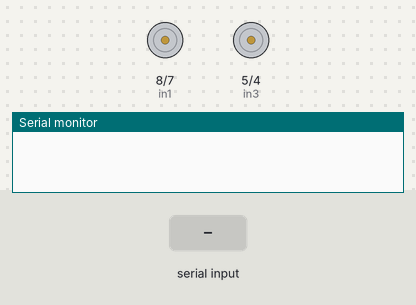
This sketch was run on a simulated Arduino Uno, built with avr-gcc and run on an emulated ATmega328P. On the bench: motor-driver pin pairs drawn as motors (green arrow = first pin HIGH = forward, orange = second pin HIGH = backward, longer = more drive, scaled by the enable pin), the last lines printed to the serial monitor. The test bench sets the inputs (shaded band).

Above: at 1.2 s.
1.3 s: "1" received over the second serial link
At 2.1 s:
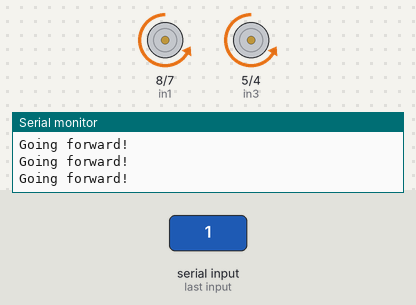
2.8 s: "2" received over the second serial link
At 3.2 s:
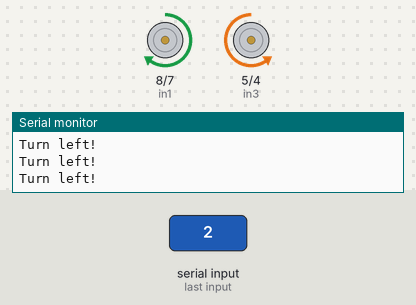
4.3 s: "3" received over the second serial link
At 5.4 s:
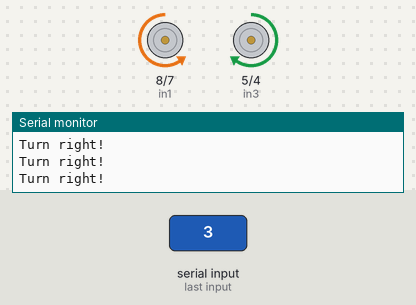
5.8 s: "4" received over the second serial link
At 6.3 s:
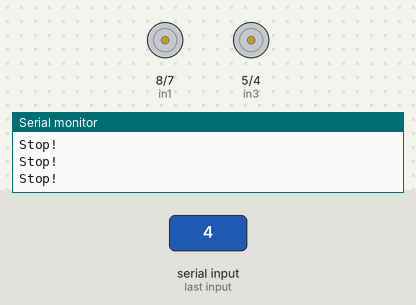
Timing chart, 0 to 8.3 s (numbered marks = the images above; inputs shaded):
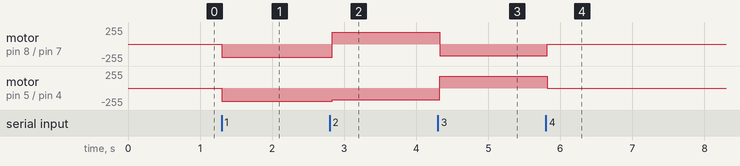

Measured:
- after the input at 1.3 s, motor on pin 8 (in1) / pin 7 (in2), motor on pin 5 (in3) / pin 4 (in4): stopped → backward 200/255 at once
- after the input at 2.8 s, motor on pin 8 (in1) / pin 7 (in2): backward 200/255 → forward 175/255 at once; motor on pin 5 (in3) / pin 4 (in4): backward 200/255 → backward 175/255 at once
- after the input at 4.3 s, motor on pin 8 (in1) / pin 7 (in2): forward 175/255 → backward 175/255 at once; motor on pin 5 (in3) / pin 4 (in4): backward 175/255 → forward 175/255 at once
- after the input at 5.8 s, motor on pin 8 (in1) / pin 7 (in2): backward 175/255 → stopped at once; motor on pin 5 (in3) / pin 4 (in4): forward 175/255 → stopped at once

The sketch:

motor_control.ino
```cpp
#include <SoftwareSerial.h>
#include <string.h>

// Bluetooth connection
SoftwareSerial BTSerial(13,12); //Tx, Rx

// Motor A connections - right motor
int enA = 9;
int in1 = 8;
int in2 = 7;

// Motor B connections - left motor
int enB = 3;
int in3 = 5;
int in4 = 4;

// Motor default speed
int speed = 200;

char c = ' ';

void setup() {
  // Open Bluetooth serial port
  BTSerial.begin(38400);
  Serial.begin(9600);
  BTSerial.setTimeout(1);


	// Set all the motor control pins to outputs
	pinMode(enA, OUTPUT);
	pinMode(enB, OUTPUT);
	pinMode(in1, OUTPUT);
	pinMode(in2, OUTPUT);
	pinMode(in3, OUTPUT);
	pinMode(in4, OUTPUT);

	// Turn off motors - initial state
	digitalWrite(in1, LOW);
	digitalWrite(in2, LOW);
	digitalWrite(in3, LOW);
	digitalWrite(in4, LOW);
}

void loop() {
  // Do nothing until Bluetooth received command
  if (BTSerial.available()){
    char temp = BTSerial.read(); // send from serial to bluetooth
    if ((temp == '1') ||  (temp == '2') || (temp == '3') ||  (temp == '4') ||  (temp == 'q')){
      c = temp;
      Serial.print("string: ");
      Serial.println(c);

    }
  }

  // Received forward command
  if (c == '1') {
    Serial.println("Going forward!");
    move_forward();
  }

  // Received left turn command
  else if (c == '2') {
    Serial.println("Turn left!");
    rotate_left(175);
  }

  // Received right turn command
  else if (c == '3') {
    Serial.println("Turn right!");
    rotate_right(175);
  }

  // Received stop command
  else if (c == '4') {
    Serial.println("Stop!");
    brake();
  }

  // Received invalid command - do nothing
  else {
    brake();
  }
}

void rotate_right(int turn_speed) {
  analogWrite(enA, turn_speed);
	analogWrite(enB, turn_speed);

	// Reverse motor A and forward motor B
	digitalWrite(in1, LOW);
	digitalWrite(in2, HIGH);
	digitalWrite(in3, HIGH);
	digitalWrite(in4, LOW);
}

void rotate_left(int turn_speed) {
  analogWrite(enA, turn_speed);
	analogWrite(enB, turn_speed);

	// Reverse motor B and forward motor A
	digitalWrite(in1, HIGH);
	digitalWrite(in2, LOW);
	digitalWrite(in3, LOW);
	digitalWrite(in4, HIGH);
}

void brake() {

	// Now turn off motors
	digitalWrite(in1, LOW);
	digitalWrite(in2, LOW);
	digitalWrite(in3, LOW);
	digitalWrite(in4, LOW);

}

void move_forward() {
  // Set motors to maximum speed
	// For PWM maximum possible values are 0 to speed value
  analogWrite(enA, speed);
	analogWrite(enB, speed);


  // Turn on motor A & B
	digitalWrite(in1, LOW);
	digitalWrite(in2, HIGH);
	digitalWrite(in3, LOW);
	digitalWrite(in4, HIGH);
}
```
